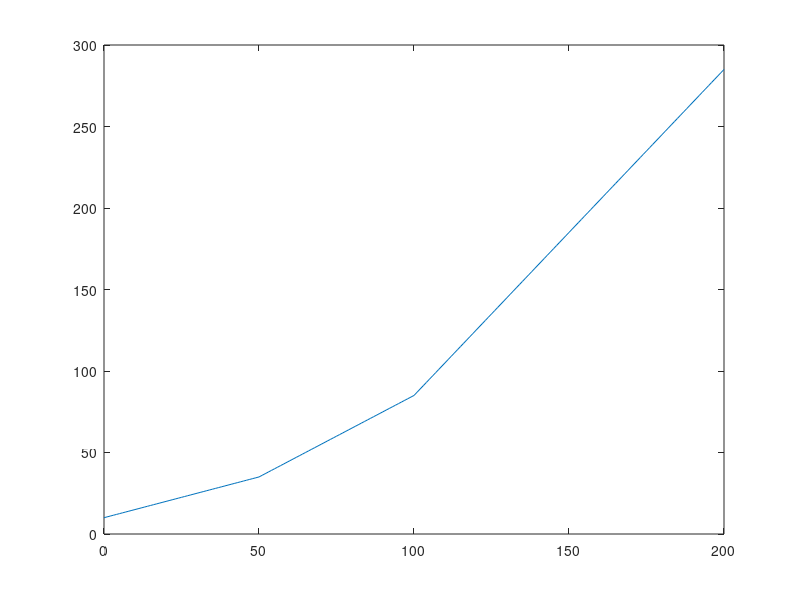

MATLAB code to generate this figure:
consu=0:1:200;
y=[];
for x=consu
    if x<=50
        y = [y,0.5 .* x + 10];
    elseif x>50 && x<=100
        y = [y,25 + x - 50 + 10];
    else
        y = [y,75 + 2 .* (x - 100) + 10];
    end
    
end
plot(consu,y);
axis([0,200,0,300]);